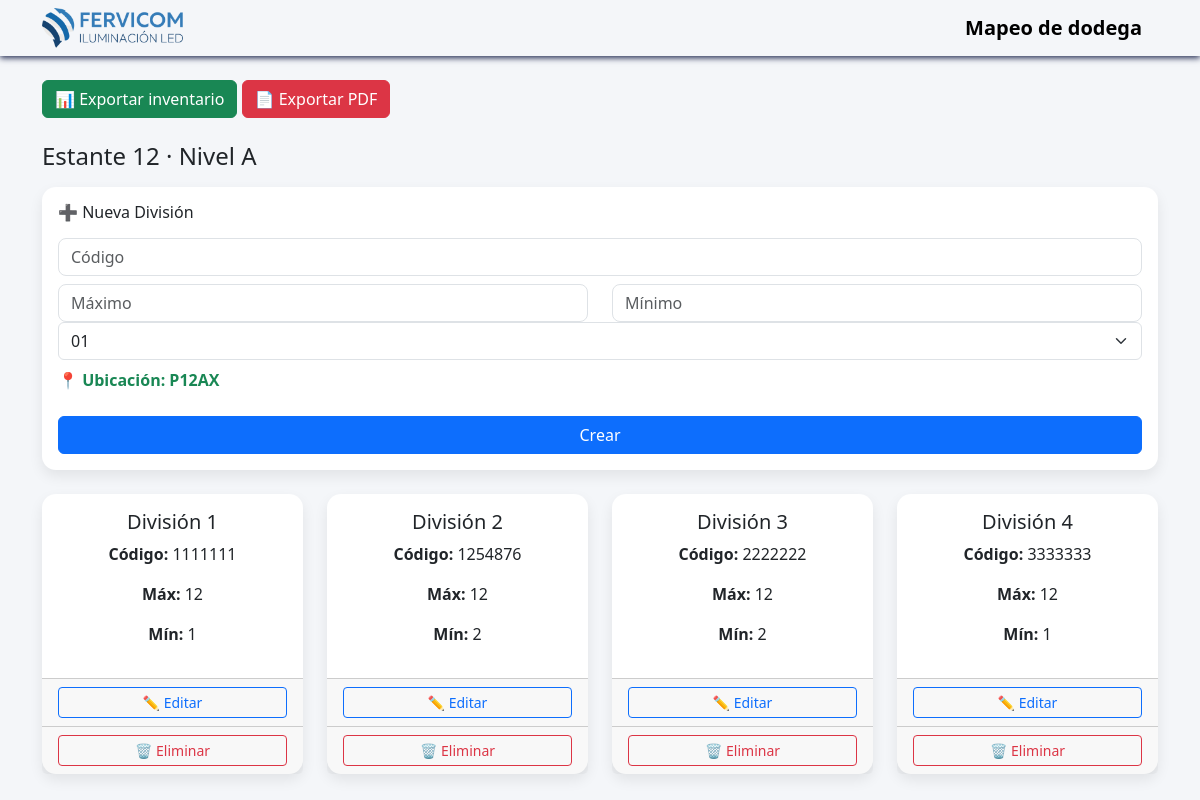
Page /entrepanos/1 on the committed database.
### models.py (models this page shows, shortened)
class Estante(db.Model):
    __tablename__ = "estantes"
    id = db.Column(db.Integer, primary_key=True)
    numero = db.Column(db.Integer, nullable=False, unique=True)
    total_entrepanos= db.Column(db.Integer,nullable=False)
    entrepano = db.relationship(
        "Entrepano",
        backref="estante",
        cascade="all, delete-orphan"
    )

class Entrepano(db.Model):
    __tablename__ = "entrepanos"
    id = db.Column(db.Integer, primary_key=True)
    nivel = db.Column(db.String(1), nullable=False)
    estante_id = db.Column(
        db.Integer,
        db.ForeignKey("estantes.id"),
        nullable=False
    )
    items = db.relationship(
        "Item",
        back_populates="entrepano",
        cascade="all, delete-orphan"
    )

class Item(db.Model):
    __tablename__ = "items"
    id = db.Column(db.Integer, primary_key=True)
    codigo = db.Column(db.String(50), unique=True, nullable=False)
    division = db.Column(db.Integer, nullable=False)
    maximo = db.Column(db.Integer)
    minimo = db.Column(db.Integer)
    entrepano_id = db.Column(
        db.Integer,
        db.ForeignKey("entrepanos.id"),
        nullable=False
    )
    entrepano = db.relationship(
        "Entrepano",
        back_populates="items"
    )

### app.py (the view)
@app.route("/entrepanos/<int:entrepano_id>", methods=["GET", "POST"])
def detalle_entrepano(entrepano_id):
    entrepano = Entrepano.query.get_or_404(entrepano_id)
    items = (
        Item.query
        .filter_by(entrepano_id=entrepano.id)
        .order_by(Item.division)
        .all()
    )
    return render_template(
    "detalle-entrepano.html",
    entrepano=entrepano,
    items=items
    )

### templates/detalle-entrepano.html (shortened to what this page needs)
{% extends "base.html" %}
{% block content %}
<h4 class="mb-3">
    Estante {{ entrepano.estante.numero }} · Nivel {{ entrepano.nivel }}
</h4>
<form method="POST" class="card p-3 mb-4" action="{{ url_for('crear_item', entrepano_id=entrepano.id) }}">
    <h6 class="mb-3">➕ Nueva División</h6>
    <input name="codigo"  type="text" maxlength="7" oninput="this.value = this.value.replace(/[^0-9]/g, '')" inputmode="numeric" class="form-control mb-2" placeholder="Código" required>
    <div class="row">
        <div class="col">
            <input name="maximo" type="number" class="form-control" placeholder="Máximo" required>
        </div>
        <div class="col">
            <input name="minimo" type="number" class="form-control" placeholder="Mínimo" required>
        </div>
    </div>
    <div>
    <select name="division" class="form-select" required>
    {% for i in range(1, 16) %}
        <option value="{{ i }}">{{ "%02d"|format(i) }}</option>
    {% endfor %}
    </select>
    </div>
    <p class="mt-2 ubicacion">
        📍 Ubicación: P{{ entrepano.estante.numero }}{{ entrepano.nivel }}X
    </p>
    <button class="btn btn-primary mt-2">Crear</button>
</form>
<div class="row">
{% for item in items %}
<div class="col-md-3 col-6 mb-3">
    <div class="card h-100 text-center">
        <div class="card-body">
            <h5>División {{ item.division }}</h5>
            <p><b>Código:</b> {{ item.codigo }}</p>
            <p><b>Máx:</b> {{ item.maximo }}</p>
            <p><b>Mín:</b> {{ item.minimo }}</p>
        </div>
        <div class="card-footer d-flex gap-1">
            <a href="{{ url_for('editar_item', item_id=item.id) }}"
               class="btn btn-sm btn-outline-primary w-100">
                ✏️ Editar
            </a>
        </div>
        <div class="card-footer d-flex gap-1">
            <form method="POST"
                  action="{{ url_for('eliminar_item', item_id=item.id) }}"
                  class="w-100">
                <button class="btn btn-sm btn-outline-danger w-100">
                    🗑️ Eliminar
                </button>
            </form>
        </div>
    </div>
</div>
{% else %}
<p class="text-muted">No hay items aún.</p>
{% endfor %}
</div>
{% endblock %}

### static/css/styles.css (style rules this page uses)
body { background-color: #f4f6f9; font-family: "Segoe UI", system-ui, sans-serif; }
.card { border-radius: 14px; border: none; box-shadow: 0 6px 14px rgba(0,0,0,.08); transition: transform .2s ease, box-shadow .2s ease; }
.btn { min-width: 110px; }
.btn-sm { min-width: 100%; }
.ubicacion { font-weight: 600; color: #198754; }
input, textarea { border-radius: 8px !important; }

### rows in the picture
Estante: estante.numero "12"
Entrepano: nivel "A"
Item: division "1", codigo "1111111", maximo "12", minimo "1"
Item: division "2", codigo "1254876", maximo "12", minimo "2"
Item: division "3", codigo "2222222", maximo "12", minimo "2"
Item: division "4", codigo "3333333", maximo "12", minimo "1"

### other values in the picture
form field division "01"
